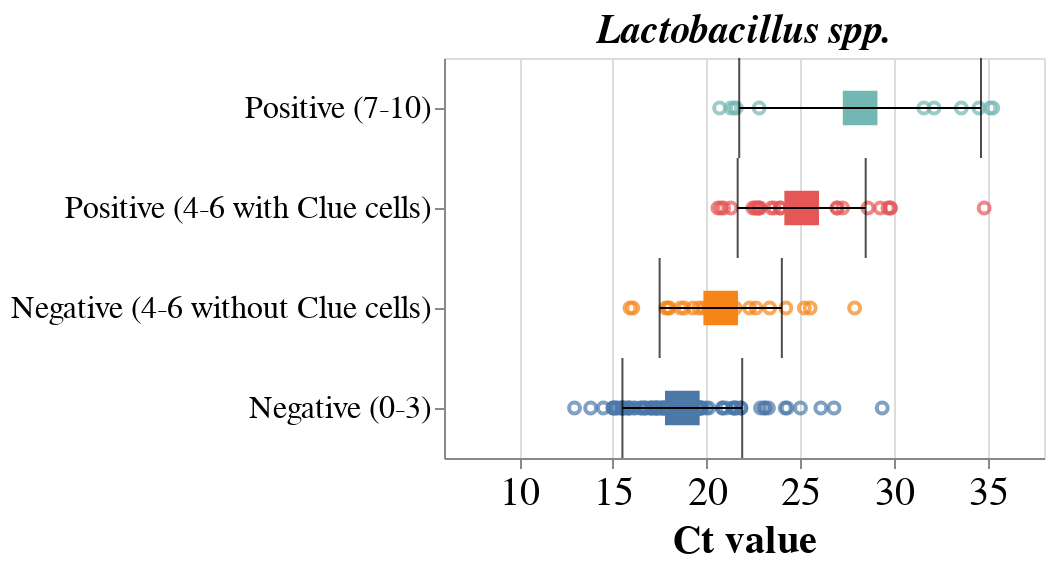

Source (notebook cell):
### Code cell
lacto = dis_df[(dis_df['Gene'] == 'Lactobacillus spp.') & (dis_df['Agreement2'] == 'Concordant')]
order=['Positive (7-10)','Positive (4-6 with Clue cells)','Negative (4-6 without Clue cells)','Negative (0-3)']

title=alt.TitleParams('Lactobacillus spp.', fontSize=20, fontStyle='Italic')
                                                
lacto_point_bv= alt.Chart(lacto, title=title).mark_point().encode(alt.X('CT:Q', title='Ct value', scale=alt.Scale(domain=[6,38]),axis=alt.Axis(labelAngle=0, labelFontSize=20, titleFontSize=20, grid=True,)),
                                                      alt.Y('BV_reviewed_score_sg:N' ,sort=order, axis=alt.Axis(labels=True,labelFontSize=16, titleFontSize=20, grid=False , labelLimit=900)), 
                                                    alt.Color('BV_reviewed_score_sg:N', legend=None))                                                 


lacto_mean_bv = alt.Chart(lacto).mark_square(size=300).encode(alt.X('mean(CT):Q', title='Ct value',  scale=alt.Scale(domain=[6,38]),axis=alt.Axis(labelAngle=45, labelFontSize=20, titleFontSize=20, grid=True,)),
                                                         alt.Y('BV_reviewed_score_sg:N' ,sort=order, axis=alt.Axis(labels=False,labelFontSize=16, titleFontSize=20, grid=False )),
                                                             alt.Color('BV_reviewed_score_sg:N', legend=None))

error_bars = alt.Chart(lacto).mark_errorbar(extent='stdev',ticks=True, color='black').encode(alt.X('CT:Q', title='Ct value',scale=alt.Scale(domain=[6,38]), axis=alt.Axis(labelAngle=45, labelFontSize=20, titleFontSize=20, grid=True,)),
                                                      alt.Y('BV_reviewed_score_sg:N', sort=order, title= None, axis=alt.Axis(labels=False,labelFontSize=16, titleFontSize=20, grid=False)))

lacto_chart =(lacto_point_bv+ lacto_mean_bv+error_bars ).properties(width=300, height=200).configure_axisY(titleX=-250)
lacto_chart

### Figure 1 — Vega-Lite specification as saved in the notebook (floating-point values rounded to 4 significant figures; data arrays with more than 128 entries replaced by an {"elided": "..."} marker saying what was removed)
{"$schema": "https://vega.github.io/schema/vega-lite/v4.17.0.json", "config": {"axisY": {"titleX": -250}, "view": {"continuousHeight": 300, "continuousWidth": 400}}, "data": {"name": "data-80627551da926fe482815e0b58e40ddf"}, "datasets": {"data-80627551da926fe482815e0b58e40ddf": {"elided": "327 records"}}, "height": 200, "layer": [{"encoding": {"color": {"field": "BV_reviewed_score_sg", "legend": null, "type": "nominal"}, "x": {"axis": {"grid": true, "labelAngle": 0, "labelFontSize": 20, "titleFontSize": 20}, "field": "CT", "scale": {"domain": [6, 38]}, "title": "Ct value", "type": "quantitative"}, "y": {"axis": {"grid": false, "labelFontSize": 16, "labelLimit": 900, "labels": true, "titleFontSize": 20}, "field": "BV_reviewed_score_sg", "sort": ["Positive (7-10)", "Positive (4-6 with Clue cells)", "Negative (4-6 without Clue cells)", "Negative (0-3)"], "type": "nominal"}}, "mark": "point", "title": {"fontSize": 20, "fontStyle": "Italic", "text": "Lactobacillus spp."}}, {"encoding": {"color": {"field": "BV_reviewed_score_sg", "legend": null, "type": "nominal"}, "x": {"aggregate": "mean", "axis": {"grid": true, "labelAngle": 45, "labelFontSize": 20, "titleFontSize": 20}, "field": "CT", "scale": {"domain": [6, 38]}, "title": "Ct value", "type": "quantitative"}, "y": {"axis": {"grid": false, "labelFontSize": 16, "labels": false, "titleFontSize": 20}, "field": "BV_reviewed_score_sg", "sort": ["Positive (7-10)", "Positive (4-6 with Clue cells)", "Negative (4-6 without Clue cells)", "Negative (0-3)"], "type": "nominal"}}, "mark": {"size": 300, "type": "square"}}, {"encoding": {"x": {"axis": {"grid": true, "labelAngle": 45, "labelFontSize": 20, "titleFontSize": 20}, "field": "CT", "scale": {"domain": [6, 38]}, "title": "Ct value", "type": "quantitative"}, "y": {"axis": {"grid": false, "labelFontSize": 16, "labels": false, "titleFontSize": 20}, "field": "BV_reviewed_score_sg", "sort": ["Positive (7-10)", "Positive (4-6 with Clue cells)", "Negative (4-6 without Clue cells)", "Negative (0-3)"], "title": null, "type": "nominal"}}, "mark": {"color": "black", "extent": "stdev", "ticks": true, "type": "errorbar"}}], "width": 300}
